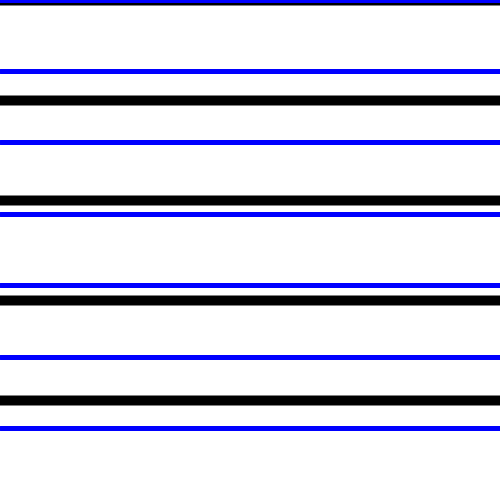
Frame 1 (no input)
Frame 60 (the mouse pressed at the canvas centre just before this capture): identical to frame 1, image omitted
Frame 120 (the mouse held since frame 60 and released just before this capture): identical to frame 1, image omitted

The Processing sketch that drew this single still picture (run headless with seeded random() and noise(); from frame 60 on, the mouse is pressed at the canvas centre):

// Processing sketch: Notes_4_Even_Shapes
// ── Notes_4_Even_Shapes.pde
// five evenly spaced lines

void setup() {
  size(500, 500);
}

void draw() {
  background(255);
  strokeWeight(10);
  stroke(0);
  line(0, 0 * height / 5, 500, 0 * height / 5);
  line(0, 1 * height / 5, 500, 1 * height / 5);
  line(0, 2 * height / 5, 500, 2 * height / 5);
  line(0, 3 * height / 5, 500, 3 * height / 5);
  line(0, 4 * height / 5, 500, 4 * height / 5);
  
  int lineTotal = 7;
  for (int i = 0; i < lineTotal; i = i + 1) {
    strokeWeight(5);
    stroke(0, 0, 255);
    line(0, i * height / lineTotal, 500, i * height / lineTotal);
  }
}
